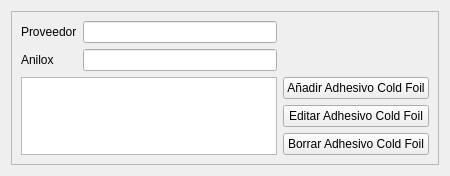
                    <widget class="QWidget" name="tabAdhesivoColdFoil_2">
                     <attribute name="title">
                      <string>Adhesivo Cold Foil</string>
                     </attribute>
                     <layout class="QGridLayout" name="gridLayout_6">
                      <item row="0" column="1">
                       <widget class="QFrame" name="formularioAdhCoFo_2">
                        <property name="frameShape">
                         <enum>QFrame::StyledPanel</enum>
                        </property>
                        <property name="frameShadow">
                         <enum>QFrame::Raised</enum>
                        </property>
                        <layout class="QGridLayout" name="gridLayout_4">
                         <item row="0" column="0">
                          <widget class="QLabel" name="lblProveedorAdhCoFo_2">
                           <property name="text">
                            <string>Proveedor</string>
                           </property>
                          </widget>
                         </item>
                         <item row="0" column="1">
                          <widget class="QLineEdit" name="leProveedorAdhCoFoMod"/>
                         </item>
                         <item row="1" column="0">
                          <widget class="QLabel" name="lblAnchoAdhCoFo_2">
                           <property name="text">
                            <string>Anilox</string>
                           </property>
                          </widget>
                         </item>
                         <item row="1" column="1">
                          <widget class="QLineEdit" name="leAniloxAdhCoFoMod"/>
                         </item>
                         <item row="2" column="0" rowspan="3" colspan="2">
                          <widget class="QTableView" name="viewAdhCofo"/>
                         </item>
                         <item row="2" column="2">
                          <widget class="QPushButton" name="pbAniadirAdhCoFoMod">
                           <property name="text">
                            <string>Añadir Adhesivo Cold Foil</string>
                           </property>
                          </widget>
                         </item>
                         <item row="3" column="2">
                          <widget class="QPushButton" name="pbEditarAdhCoFoMod">
                           <property name="text">
                            <string>Editar Adhesivo Cold Foil</string>
                           </property>
                          </widget>
                         </item>
                         <item row="4" column="2">
                          <widget class="QPushButton" name="pbBorrarAdhCoFoMod">
                           <property name="text">
                            <string>Borrar Adhesivo Cold Foil</string>
                           </property>
                          </widget>
                         </item>
                        </layout>
                       </widget>
                      </item>
                     </layout>
                    </widget>
